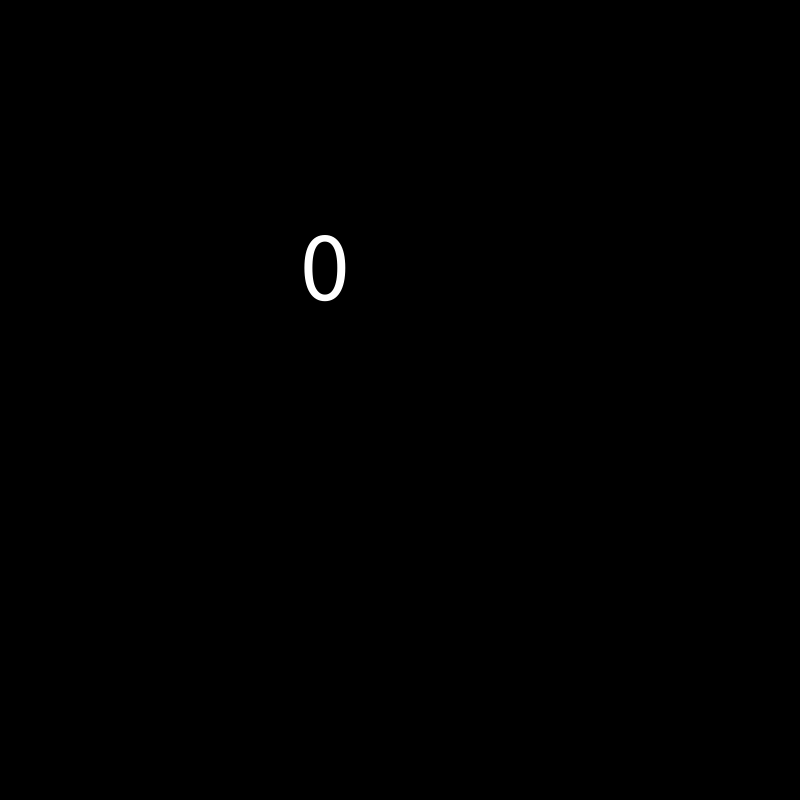
Frame 1 (no input)
Frame 60 (the mouse pressed at the canvas centre just before this capture): identical to frame 1, image omitted
Frame 120 (the mouse held since frame 60 and released just before this capture): identical to frame 1, image omitted

The Processing sketch that drew this single still picture (run headless with seeded random() and noise(); from frame 60 on, the mouse is pressed at the canvas centre):

// Processing sketch: sketch_12_2
// ── sketch_12_2.pde
int a = 0;
int seconden;
boolean stop = true;


void setup(){
  size(800,800);
  
  
  
}  


void draw(){
 background(0,0,0); 
 println(a);
 seconden = millis()/1000;
 if (seconden >= 10){
   stop = false;
  
 }
 if(stop == false)      
 fill(255,0,0);
 textSize(100);
 text(a,300,300);
 
}
 
  
  


void keyReleased(){
 if(keyCode == 32 && stop == true){
   a++;
   
 }
  
}
